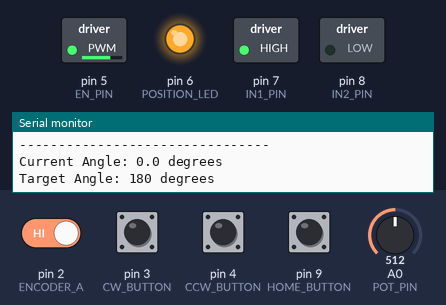
Bench run of a sketch on a simulated Arduino Uno, built with avr-gcc and run on an emulated ATmega328P. Parts: switched loads named in the sketch (green lamp = pin HIGH), output pins drawn as LEDs (lit = HIGH), the last lines printed to the serial monitor. Dashed ring = blinking. The inputs (shaded band) are chosen by the test bench; at power-on: pin 2 (ENCODER_A), pin 3 (CW_BUTTON), pin 4 (CCW_BUTTON), pin 9 (HOME_BUTTON) HIGH, A0 (POT_PIN) = 512.

Above: at 1.2 s.
1.3 s: pin 9 (HOME_BUTTON) pulled LOW for 1 s
At 2.9 s:
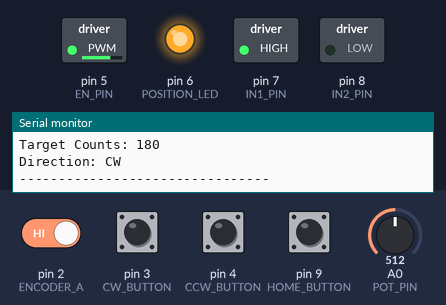
3.9 s: A0 (POT_PIN) set to 13
6.9 s: A0 (POT_PIN) set to 10
At 8.1 s:
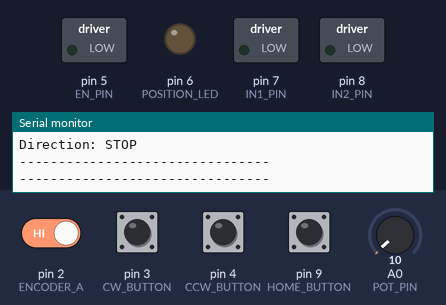
8.4 s: pin 3 (CW_BUTTON) pulled LOW for 0.15 s
At 8.53 s:
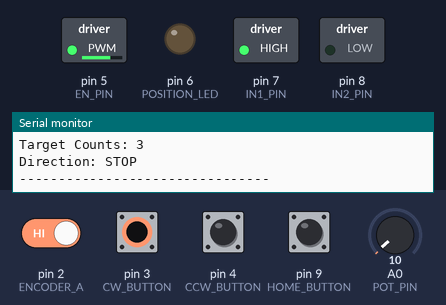
10.1 s: pin 4 (CCW_BUTTON) pulled LOW for 0.15 s
At 10.22 s:
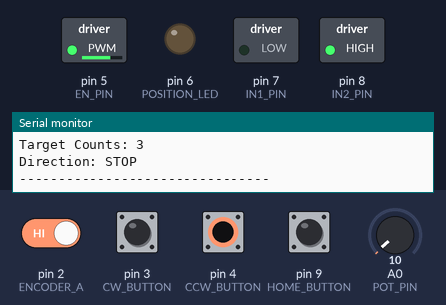
11.8 s: A0 (POT_PIN) set to 122
At 13.1 s:
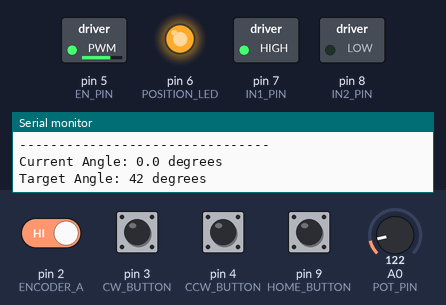
Timing chart, 0 to 14.4 s (numbered marks = the images above; inputs shaded):
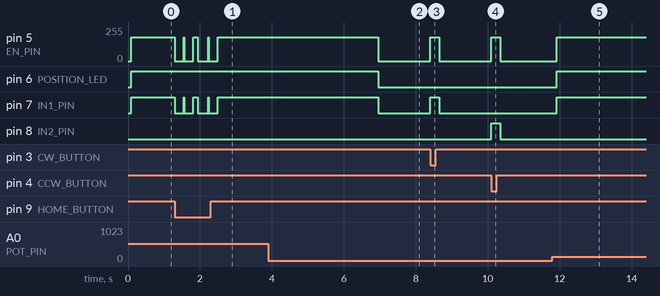

The sketch:

p9-stepper-controller.ino
```cpp
// =====================================================
// PROJECT 9: PRECISION POSITION CONTROLLER
// TINKERCAD VERSION
// DC MOTOR + ENCODER + L293D
// =====================================================

// ---------------- PIN DEFINITIONS ----------------

// L293D motor driver
#define EN_PIN 5
#define IN1_PIN 7
#define IN2_PIN 8

// Encoder
#define ENCODER_A 2

// Buttons
#define CW_BUTTON 3
#define CCW_BUTTON 4
#define HOME_BUTTON 9

// Position indicator LED
#define POSITION_LED 6

// Potentiometer
#define POT_PIN A0

// =====================================================
// ENCODER SETTINGS
// =====================================================

// IMPORTANT:
// Replace this value if your Tinkercad motor has a different
// encoder resolution.
//
// Start with 360 counts per revolution.
#define COUNTS_PER_REV 360.0

// =====================================================
// POSITION VARIABLES
// =====================================================

volatile long encoderCounts = 0;

long targetCounts = 0;

int targetAngle = 0;
float currentAngle = 0;

String direction = "STOP";

// =====================================================
// MOTOR CONTROL SETTINGS
// =====================================================

int motorSpeed = 180;

// =====================================================
// SETUP
// =====================================================

void setup() {

  Serial.begin(9600);

  // Motor driver pins
  pinMode(EN_PIN, OUTPUT);
  pinMode(IN1_PIN, OUTPUT);
  pinMode(IN2_PIN, OUTPUT);

  // Buttons
  pinMode(CW_BUTTON, INPUT_PULLUP);
  pinMode(CCW_BUTTON, INPUT_PULLUP);
  pinMode(HOME_BUTTON, INPUT_PULLUP);

  // LED
  pinMode(POSITION_LED, OUTPUT);

  // Encoder
  pinMode(ENCODER_A, INPUT);

  // Interrupt for encoder
  attachInterrupt(
    digitalPinToInterrupt(ENCODER_A),
    encoderISR,
    RISING
  );

  // Motor initially stopped
  stopMotor();

  Serial.println("====================================");
  Serial.println("PRECISION POSITION CONTROLLER");
  Serial.println("DC MOTOR + ENCODER + L293D");
  Serial.println("====================================");

  Serial.println("System Ready");
  Serial.println();
}

// =====================================================
// MAIN LOOP
// =====================================================

void loop() {

  // -----------------------------------------------
  // 1. READ POTENTIOMETER and helps in displaying angle and direction
  // -----------------------------------------------

  int potValue = analogRead(POT_PIN);

  targetAngle = map(
    potValue,
    0,
    1023,
    0,
    360
  );

  // Convert target angle to encoder counts
  targetCounts =
    (long)((targetAngle / 360.0) * COUNTS_PER_REV);


  // -----------------------------------------------
  // 2. UPDATE CURRENT ANGLE
  // -----------------------------------------------

  noInterrupts();

  long currentCounts = encoderCounts;

  interrupts();

  currentAngle =
    (currentCounts / COUNTS_PER_REV) * 360.0;


  // -----------------------------------------------
  // 3. BUTTON CONTROL
  // -----------------------------------------------

  if (digitalRead(CW_BUTTON) == LOW) {

    direction = "CW";

    moveClockwise();

    delay(250);
  }


  if (digitalRead(CCW_BUTTON) == LOW) {

    direction = "CCW";

    moveCounterClockwise();

    delay(250);
  }


  if (digitalRead(HOME_BUTTON) == LOW) {

    setHome();

    delay(250);
  }


  // -----------------------------------------------
  // 4. AUTOMATIC POSITION CONTROL
  // -----------------------------------------------

  long positionError =
    targetCounts - currentCounts;


  // Dead zone prevents constant vibration
  if (abs(positionError) <= 3) {

    stopMotor();

    direction = "STOP";
  }

  else if (positionError > 0) {

    direction = "CW";

    moveClockwise();
  }

  else if (positionError < 0) {

    direction = "CCW";

    moveCounterClockwise();
  }


  // -----------------------------------------------
  // 5. POSITION LED
  // -----------------------------------------------

  if (abs(positionError) <= 3) {

    digitalWrite(POSITION_LED, LOW);
  }

  else {

    digitalWrite(POSITION_LED, HIGH);
  }


  // -----------------------------------------------
  // 6. DISPLAY STATUS
  // -----------------------------------------------

  static unsigned long lastDisplay = 0;

  if (millis() - lastDisplay >= 500) {

    printStatus();

    lastDisplay = millis();
  }

  delay(10);
}

// =====================================================
// ENCODER INTERRUPT
// =====================================================

void encoderISR() {

  // Channel A pulse detected.
  // Direction is determined by the motor command.
  if (direction == "CW") {

    encoderCounts++;
  }

  else if (direction == "CCW") {

    encoderCounts--;
  }
}

// =====================================================
// MOVE CLOCKWISE
// =====================================================

void moveClockwise() {

  digitalWrite(IN1_PIN, HIGH);

  digitalWrite(IN2_PIN, LOW);

  analogWrite(
    EN_PIN,
    motorSpeed
  );
}

// =====================================================
// MOVE COUNTER-CLOCKWISE
// =====================================================

void moveCounterClockwise() {

  digitalWrite(IN1_PIN, LOW);

  digitalWrite(IN2_PIN, HIGH);

  analogWrite(
    EN_PIN,
    motorSpeed
  );
}

// =====================================================
// STOP MOTOR
// =====================================================

void stopMotor() {

  analogWrite(
    EN_PIN,
    0
  );

  digitalWrite(IN1_PIN, LOW);

  digitalWrite(IN2_PIN, LOW);
}

// =====================================================
// SET HOME POSITION
// =====================================================

void setHome() {

  stopMotor();

  noInterrupts();

  encoderCounts = 0;

  interrupts();

  direction = "HOME";

  Serial.println();
  Serial.println("HOME POSITION SET");
  Serial.println("Current position = 0 degrees");
  Serial.println();
}

// =====================================================
// PRINT STATUS
// =====================================================

void printStatus() {

  noInterrupts();

  long counts = encoderCounts;

  interrupts();

  float angle =
    (counts / COUNTS_PER_REV) * 360.0;

  Serial.println("--------------------------------");

  Serial.print("Current Angle: ");

  Serial.print(angle, 1);

  Serial.println(" degrees");

  Serial.print("Target Angle: ");

  Serial.print(targetAngle);

  Serial.println(" degrees");

  Serial.print("Encoder Counts: ");

  Serial.println(counts);

  Serial.print("Target Counts: ");

  Serial.println(targetCounts);

  Serial.print("Direction: ");

  Serial.println(direction);

  Serial.println("--------------------------------");
}
```

Measured:
- the behaviour switches between 12 and 11 on A0 (POT_PIN) (found by bisection; images 1 and 2)
- after the input at 1.3 s, pin 5 (EN_PIN): alternates 180/255 for 0.13 s and 0/255 for 0.53 s, 4 changes in all, then stays 180/255, starting at once
- after the input at 6.9 s, pin 5 (EN_PIN): 180/255 → 0/255 after 0.05 s; pin 6 (POSITION_LED), pin 7 (IN1_PIN): HIGH → LOW after 0.05 s
- after the input at 8.4 s, pin 5 (EN_PIN): 0/255 → 180/255 at once, → 0/255 0.25 s later; pin 7 (IN1_PIN): LOW → HIGH at once, → LOW 0.25 s later
- after the input at 10.1 s, pin 5 (EN_PIN): 0/255 → 180/255 at once, → 0/255 0.25 s later; pin 8 (IN2_PIN): LOW → HIGH at once, → LOW 0.25 s later
- after the input at 11.8 s, pin 5 (EN_PIN): 0/255 → 180/255 after 0.11 s; pin 6 (POSITION_LED), pin 7 (IN1_PIN): LOW → HIGH after 0.11 s
